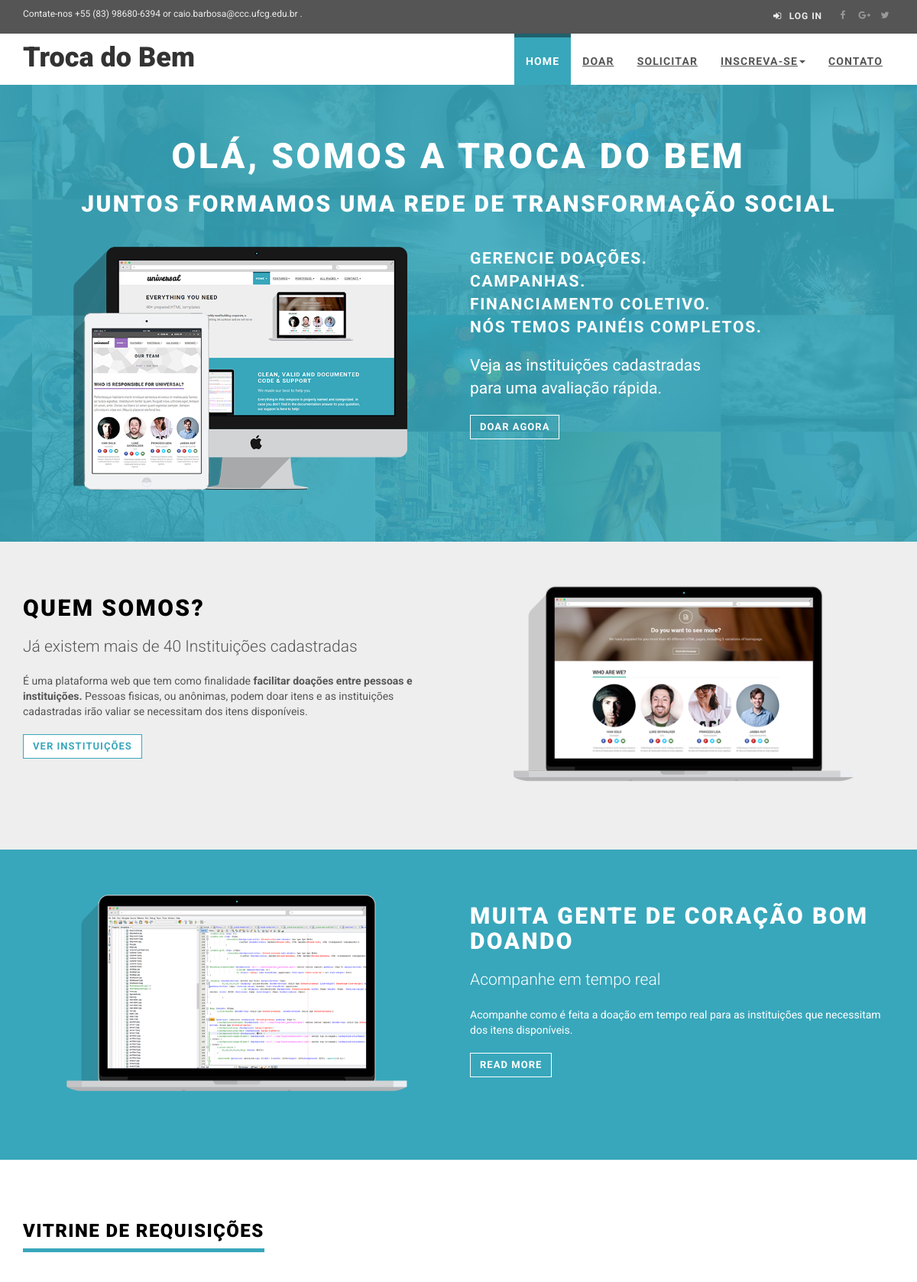
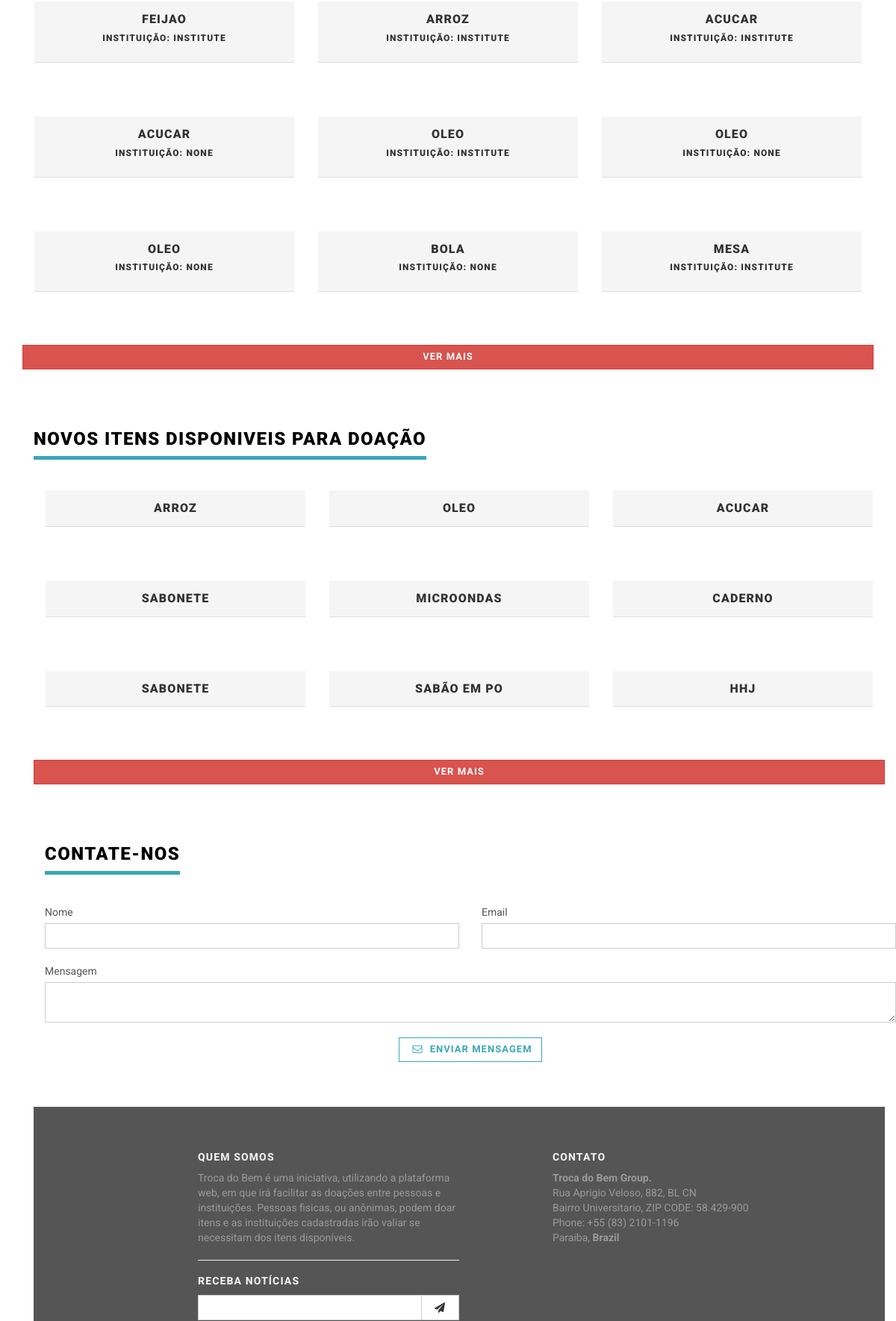
The page / (upper part) on the database its author committed (2 pictures, top to bottom).
### app/models.py (models this page shows, shortened)
class TimeStamped(models.Model):
    class Meta:
        abstract = True
    created_at = models.DateTimeField(auto_now_add=True)
    published_at = models.DateTimeField(auto_now=True)

class Requirement(TimeStamped):
    class Meta:
        verbose_name = "Necessidade"
        verbose_name_plural = "Necessidades"
    name = models.CharField(max_length=100, blank=True, null=True)
    type = models.CharField(max_length=50, choices=object_type)
    status = models.BooleanField(default=True)
    owner = models.ForeignKey(User, on_delete=models.CASCADE, blank=True, null=True)
    description = models.TextField(max_length=300)

class Item(TimeStamped):
    owner = models.ForeignKey(User, on_delete=models.CASCADE)
    description = models.CharField(max_length=300)
    name_item = models.CharField(max_length=100)
    photo = models.URLField()
    status = models.BooleanField(default=True)

### app/views/HomeView.py (the view)
# urls.py: url(r'^$', HomeView.as_view(), name='home'),
class HomeView(ListView):
    def get(self, request, *args, **kwargs):
        requeriments = Requirement.objects.all()
        queryset = Post.objects.filter(is_visible=True).order_by('-created_at')[:6]
        itens = Item.objects.all().filter(status=True)
        form = FormRequirement
        return render(request, 'index.html', {'requeriments': requeriments,
                                              'form': form, 'recent_posts': queryset, 'itens': itens})

### app/templates/index.html (shortened to what this page needs)
{% extends 'base.html' %}
{% load staticfiles %}
{% block content %}
    {% include 'carrossel.html' %}
    <section class="bar background-gray no-mb padding-big text-center-sm">
        <div class="container">
            <div class="row">
                <div class="col-md-6">
                    <h2 class="text-uppercase" style="color: #000;">Quem Somos?</h2>
                    <p class="lead mb-small">Já existem mais de 40 Instituições cadastradas</p>
                    <p class="mb-small">É uma plataforma web que tem como finalidade <strong> facilitar
                        doações entre pessoas e instituições.</strong> Pessoas fisicas, ou anônimas, podem
                        doar itens e as instituições cadastradas irão valiar se necessitam dos itens
                        disponíveis.</p>
                    <p><a href="#" class="btn btn-template-main">Ver Instituições</a>
                    </p>
                </div>
                <div class="col-md-6 text-center">
                    <img src="{% static 'img/template-easy-customize.png' %}" alt="" class="img-responsive">
                </div>
            </div>
        </div>
    </section>
    <section class="bar no-mb color-white padding-big text-center-sm">
        <div class="container">
            <div class="row">
                <div class="col-md-6 text-center">
                    <img src="{% static 'img/template-easy-code.png' %}" alt="" class="img-responsive">
                </div>
                <div class="col-md-6">
                    <h2 class="text-uppercase">Muita gente de coração bom doando</h2>
                    <p class="lead mb-small">Acompanhe em tempo real</p>
                    <p class="mb-small">Acompanhe como é feita a doação em tempo real para as instituições
                        que necessitam dos itens disponíveis.
                    </p>
                    <p><a href="#" class="btn btn-template-transparent-primary">Read more</a>
                    </p>
                </div>
            </div>
        </div>
    </section>
    <section class="bar background-white no-mb">
        <div class="container">
            <div class="row">
                <div class="col-md-12">
                    <div class="heading">
                        <h3 style="color: #000">Vitrine de Requisições</h3>
                    </div>
                    {% for requeriment in requeriments %}
                        {% if forloop.counter < 10 %}
                            <div class="col-md-4">
                                <div class="treasure panel panel-default">
                                    <div class="panel-heading">
                                        <h3 class="panel-title" align="center">{{ requeriment.name }}</h3>
                                        <h6 class="panel-default" align="center">
                                            Instituição: {{ requeriment.owner }}</h6>
                                    </div>
                                    <div class="panel-body">
                                        <a href="/requeriments/{{ requeriment.id }}">
                                            <div class="treasure-photo">
                                            </div>
                                        </a>
                                    </div>
                                </div>
                            </div>
                        {% endif %}
                    {% endfor %}
                    </div>
                <br>
                <div class="col-sm-12">
                    <a href="{% url "list_showcase" %} " class="btn btn-danger btn-block">Ver Mais</a>
                </div>
            </div>
            <section class="bar background-white no-mb">
                <div class="container">
                    <div class="row">
                        <div class="col-md-12">
                            <div class="heading">
                                <h3 style="color: #000">Novos Itens Disponiveis Para Doação</h3>
                            </div>
                            {% for item in itens %}
                                {% if forloop.counter < 10 %}
                                    <div class="col-md-4">
                                        <div class="treasure panel panel-default">
                                            <div class="panel-heading">
                                                <h3 class="panel-title" align="center">{{ item.name_item }}</h3>
                                            </div>
                                            <div class="panel-body">
                                                <a href="/new-items/{{ item.id }}">
                                                    <div class="treasure-photo">
                                                    </div>
                                                </a>
                                            </div>
                                        </div>
                                    </div>
                                {% endif %}
                            {% endfor %}
                            </div>
                        <br>
                        <div class="col-sm-12">
                            <a href="{% url "list_new_item" %} " class="btn btn-danger btn-block">Ver Mais</a>
                        </div>
                    </div>
                    <section class="bar background-white no-mb" id="contato">
                        <div class="container" data-animate="fadeInUp">
                            <div class="row">
                                <div class="col-md-12">
                                    <div class="heading">
                                        <h3 style="color: #000">Contate-nos</h3>
                                    </div>
                                    <form method="post" action="/submit-contact">
                                        <div class="row">
                                            <div class="col-sm-6">
                                                <div class="form-group">
                                                    <label for="firstname">Nome</label>
                                                    <input name="name" type="text" class="form-control" id="name"
                                                           required>
                                                </div>
                                            </div>
                                            <div class="col-sm-6">
                                                <div class="form-group">
                                                    <label for="email">Email</label>
                                                    <input type="email" name="email" class="form-control" id="email"
                                                           required>
                                                </div>
                                            </div>
                                            <div class="col-sm-12">
                                                <div class="form-group">
                                                    <label for="message">Mensagem</label>
                                                    <textarea id="message" name="message" class="form-control"
                                                              required></textarea>
                                                </div>
                                            </div>
                                            <div class="col-sm-12 text-center">
                                                <button type="submit" class="btn btn-template-main"><i
                                                        class="fa fa-envelope-o"></i>
                                                    Enviar Mensagem
                                                </button>
                                            </div>
                                        </div>
                                    </form>
                                </div>
                            </div>
                        </div>
                    </section>
{% endblock %}

### static/css/style.default.css (style rules this page uses)
a, button { -webkit-transition: all 0.2s ease-out; -moz-transition: all 0.2s ease-out; transition: all 0.2s ease-out; }
a i.fa, button i.fa { margin: 0 5px; }
.text-uppercase { text-transform: uppercase; letter-spacing: 0.08em; }
p.lead { margin-bottom: 40px; }
section, div.section { margin-bottom: 40px; }
.no-mb { margin-bottom: 0 !important; }
.mb-small { margin-bottom: 20px !important; }
.heading { margin-bottom: 40px; }
.heading h1, .heading h2, .heading h3, .heading h4, .heading h5 { display: inline-block; border-bottom: solid 5px #38a7bb; line-height: 1.1; margin-bottom: 0; padding-bottom: 10px; vertical-align: middle; text-transform: uppercase; letter-spacing: 0.06em; }
.btn { font-weight: 700; font-family: "Roboto", Helvetica, Arial, sans-serif; text-transform: uppercase; letter-spacing: 0.08em; padding: 6px 12px; font-size: 13px; line-height: 1.42857143; border-radius: 0; }
.btn-template-main { color: #38a7bb; background-color: #ffffff; border-color: #38a7bb; }
.btn-template-transparent-primary { color: #ffffff; background-color: transparent; border-color: #ffffff; }
.bar { position: relative; background: #38a7bb; padding: 60px 0; }
.bar.background-gray { background: #eeeeee; }
.bar.background-white { background: #fff; }
.bar.color-white h1, .bar.color-white h2, .bar.color-white h3, .bar.color-white h4, .bar.color-white h5, .bar.color-white h6, .bar.color-white p { color: #fff; }
.bar.padding-big { padding: 50px 0; }
[data-animate] { opacity: 0; filter: alpha(opacity=0); }
body { font-family: "Roboto", Helvetica, Arial, sans-serif; font-size: 14px; line-height: 1.42857143; color: #555555; }
a { color: #38a7bb; text-decoration: none; }
label { font-weight: normal; }
.form-control { -webkit-box-shadow: none; box-shadow: none; border-radius: 0; }
.form-group { margin-bottom: 20px; }
h1, h2, h3, h4, h5, h6, .h1, .h2, .h3, .h4, .h5, .h6 { font-family: "Roboto", Helvetica, Arial, sans-serif; font-weight: 900; line-height: 1.1; color: #333333; }
h1, .h1, h2, .h2, h3, .h3 { margin-top: 20px; margin-bottom: 20px; }
p { margin: 0 0 10px; }
.lead { margin-bottom: 20px; font-size: 18px; }
@media (min-width: 768px) { .lead { font-size: 21px; } }
.panel { margin-bottom: 20px; background-color: #ffffff; border: 1px solid transparent; border-radius: 0; -webkit-box-shadow: 0 0 0; box-shadow: 0 0 0; }
.panel-heading { border-top-right-radius: 0; border-top-left-radius: 0; text-transform: uppercase; letter-spacing: 0.08em; padding: 15px 15px; }

### static/css/custom.css (style rules this page uses)
@media screen and (min-width: 0px) { .hero > hgroup > h1,h2,h3 { color: #ffffff; } }

### rows shown on the page
Requirement: name "FEIJAO", owner "INSTITUTE"
Requirement: name "ARROZ", owner "INSTITUTE"
Requirement: name "ACUCAR", owner "INSTITUTE"
Requirement: name "ACUCAR", owner "NONE"
Requirement: name "OLEO", owner "INSTITUTE"
Requirement: name "OLEO", owner "NONE"
Requirement: name "OLEO", owner "NONE"
Requirement: name "BOLA", owner "NONE"
Requirement: name "MESA", owner "INSTITUTE"
Item: name_item "ARROZ"
Item: name_item "OLEO"
Item: name_item "ACUCAR"
Item: name_item "SABONETE"
Item: name_item "MICROONDAS"
Item: name_item "CADERNO"
Item: name_item "SABONETE"
Item: name_item "SABÃO EM PO"
Item: name_item "HHJ"
